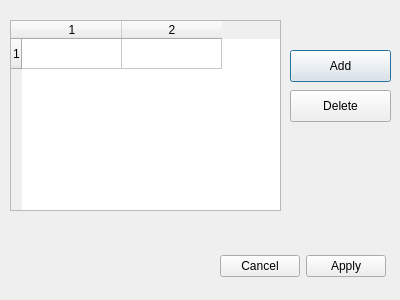
<?xml version="1.0" encoding="UTF-8"?>
<ui version="4.0">
 <class>SpeakerManagement</class>
 <widget class="QDialog" name="SpeakerManagement">
  <property name="geometry">
   <rect>
    <x>0</x>
    <y>0</y>
    <width>400</width>
    <height>300</height>
   </rect>
  </property>
  <property name="windowTitle">
   <string>Speaker Management</string>
  </property>
  <widget class="QPushButton" name="pushButton">
   <property name="geometry">
    <rect>
     <x>290</x>
     <y>50</y>
     <width>101</width>
     <height>32</height>
    </rect>
   </property>
   <property name="text">
    <string>Add</string>
   </property>
  </widget>
  <widget class="QPushButton" name="pushButton_2">
   <property name="geometry">
    <rect>
     <x>290</x>
     <y>90</y>
     <width>101</width>
     <height>32</height>
    </rect>
   </property>
   <property name="text">
    <string>Delete</string>
   </property>
  </widget>
  <widget class="QDialogButtonBox" name="buttonBox">
   <property name="geometry">
    <rect>
     <x>210</x>
     <y>250</y>
     <width>176</width>
     <height>32</height>
    </rect>
   </property>
   <property name="standardButtons">
    <set>QDialogButtonBox::Apply|QDialogButtonBox::Cancel</set>
   </property>
  </widget>
  <widget class="QTableWidget" name="tableWidget">
   <property name="geometry">
    <rect>
     <x>10</x>
     <y>20</y>
     <width>271</width>
     <height>191</height>
    </rect>
   </property>
   <property name="contextMenuPolicy">
    <enum>Qt::CustomContextMenu</enum>
   </property>
   <property name="verticalScrollBarPolicy">
    <enum>Qt::ScrollBarAsNeeded</enum>
   </property>
   <property name="selectionBehavior">
    <enum>QAbstractItemView::SelectRows</enum>
   </property>
   <property name="sortingEnabled">
    <bool>true</bool>
   </property>
   <property name="rowCount">
    <number>1</number>
   </property>
   <property name="columnCount">
    <number>2</number>
   </property>
   <attribute name="verticalHeaderCascadingSectionResizes">
    <bool>true</bool>
   </attribute>
   <attribute name="verticalHeaderShowSortIndicator" stdset="0">
    <bool>false</bool>
   </attribute>
   <attribute name="verticalHeaderStretchLastSection">
    <bool>false</bool>
   </attribute>
   <row/>
   <column/>
   <column/>
  </widget>
 </widget>
 <resources/>
 <connections/>
</ui>
